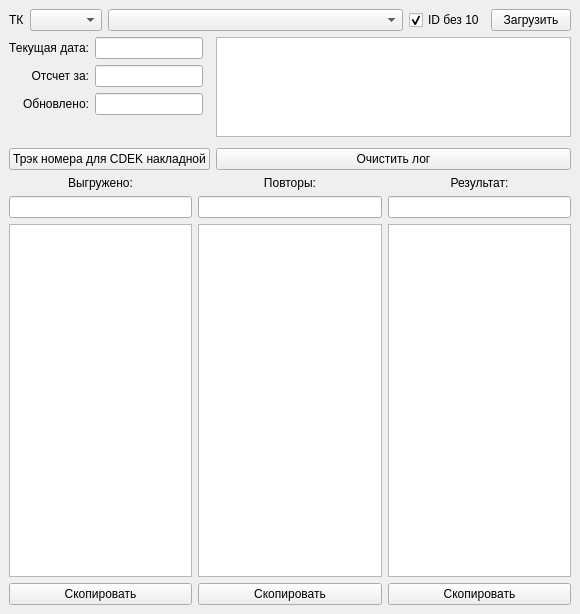
<?xml version="1.0" encoding="UTF-8"?>
<ui version="4.0">
 <class>MainWindow</class>
 <widget class="QMainWindow" name="MainWindow">
  <property name="geometry">
   <rect>
    <x>0</x>
    <y>0</y>
    <width>580</width>
    <height>614</height>
   </rect>
  </property>
  <property name="minimumSize">
   <size>
    <width>580</width>
    <height>614</height>
   </size>
  </property>
  <property name="windowTitle">
   <string>Менеджер отчетов ТК</string>
  </property>
  <widget class="QWidget" name="centralwidget">
   <layout class="QVBoxLayout" name="verticalLayout_4">
    <item>
     <layout class="QHBoxLayout" name="horizontalLayout_2">
      <property name="spacing">
       <number>6</number>
      </property>
      <property name="sizeConstraint">
       <enum>QLayout::SetDefaultConstraint</enum>
      </property>
      <item>
       <widget class="QLabel" name="label_6">
        <property name="text">
         <string>ТК</string>
        </property>
       </widget>
      </item>
      <item>
       <widget class="QComboBox" name="cb_tk"/>
      </item>
      <item>
       <widget class="QComboBox" name="cb_file">
        <property name="sizePolicy">
         <sizepolicy hsizetype="Expanding" vsizetype="Fixed">
          <horstretch>0</horstretch>
          <verstretch>0</verstretch>
         </sizepolicy>
        </property>
       </widget>
      </item>
      <item>
       <widget class="QCheckBox" name="chb_id10">
        <property name="text">
         <string>ID без 10</string>
        </property>
        <property name="checked">
         <bool>true</bool>
        </property>
       </widget>
      </item>
      <item>
       <widget class="QPushButton" name="btn_upload">
        <property name="text">
         <string>Загрузить</string>
        </property>
       </widget>
      </item>
     </layout>
    </item>
    <item>
     <layout class="QHBoxLayout" name="horizontalLayout_5"/>
    </item>
    <item>
     <layout class="QHBoxLayout" name="horizontalLayout_4">
      <property name="sizeConstraint">
       <enum>QLayout::SetDefaultConstraint</enum>
      </property>
      <item>
       <layout class="QVBoxLayout" name="verticalLayout_7">
        <item>
         <layout class="QFormLayout" name="formLayout">
          <property name="sizeConstraint">
           <enum>QLayout::SetDefaultConstraint</enum>
          </property>
          <property name="labelAlignment">
           <set>Qt::AlignRight|Qt::AlignTrailing|Qt::AlignVCenter</set>
          </property>
          <item row="0" column="0">
           <widget class="QLabel" name="label_4">
            <property name="text">
             <string>Текущая дата:</string>
            </property>
            <property name="alignment">
             <set>Qt::AlignRight|Qt::AlignTrailing|Qt::AlignVCenter</set>
            </property>
           </widget>
          </item>
          <item row="0" column="1">
           <widget class="QLineEdit" name="le_date">
            <property name="sizePolicy">
             <sizepolicy hsizetype="Fixed" vsizetype="Fixed">
              <horstretch>0</horstretch>
              <verstretch>0</verstretch>
             </sizepolicy>
            </property>
           </widget>
          </item>
          <item row="1" column="0">
           <widget class="QLabel" name="label_3">
            <property name="text">
             <string>Отсчет за:</string>
            </property>
            <property name="alignment">
             <set>Qt::AlignRight|Qt::AlignTrailing|Qt::AlignVCenter</set>
            </property>
           </widget>
          </item>
          <item row="1" column="1">
           <widget class="QLineEdit" name="le_report_date">
            <property name="sizePolicy">
             <sizepolicy hsizetype="Fixed" vsizetype="Fixed">
              <horstretch>0</horstretch>
              <verstretch>0</verstretch>
             </sizepolicy>
            </property>
           </widget>
          </item>
          <item row="2" column="0">
           <widget class="QLabel" name="label_7">
            <property name="text">
             <string>Обновлено:</string>
            </property>
            <property name="alignment">
             <set>Qt::AlignRight|Qt::AlignTrailing|Qt::AlignVCenter</set>
            </property>
           </widget>
          </item>
          <item row="2" column="1">
           <widget class="QLineEdit" name="le_last_repeats_date">
            <property name="sizePolicy">
             <sizepolicy hsizetype="Fixed" vsizetype="Fixed">
              <horstretch>0</horstretch>
              <verstretch>0</verstretch>
             </sizepolicy>
            </property>
           </widget>
          </item>
         </layout>
        </item>
        <item>
         <widget class="QPushButton" name="btn_make_invoice">
          <property name="text">
           <string>Трэк номера для CDEK накладной</string>
          </property>
         </widget>
        </item>
       </layout>
      </item>
      <item>
       <layout class="QVBoxLayout" name="verticalLayout_3">
        <item>
         <widget class="QPlainTextEdit" name="pe_log">
          <property name="sizePolicy">
           <sizepolicy hsizetype="Expanding" vsizetype="Maximum">
            <horstretch>0</horstretch>
            <verstretch>0</verstretch>
           </sizepolicy>
          </property>
          <property name="maximumSize">
           <size>
            <width>16777215</width>
            <height>100</height>
           </size>
          </property>
         </widget>
        </item>
        <item>
         <spacer name="verticalSpacer">
          <property name="orientation">
           <enum>Qt::Vertical</enum>
          </property>
          <property name="sizeType">
           <enum>QSizePolicy::Minimum</enum>
          </property>
          <property name="sizeHint" stdset="0">
           <size>
            <width>20</width>
            <height>5</height>
           </size>
          </property>
         </spacer>
        </item>
        <item>
         <widget class="QPushButton" name="btn_clean_log">
          <property name="text">
           <string>Очистить лог</string>
          </property>
         </widget>
        </item>
       </layout>
      </item>
     </layout>
    </item>
    <item>
     <layout class="QHBoxLayout" name="horizontalLayout">
      <property name="sizeConstraint">
       <enum>QLayout::SetMaximumSize</enum>
      </property>
      <item>
       <layout class="QVBoxLayout" name="verticalLayout">
        <item>
         <widget class="QLabel" name="label">
          <property name="text">
           <string>Выгружено:</string>
          </property>
          <property name="alignment">
           <set>Qt::AlignCenter</set>
          </property>
         </widget>
        </item>
        <item>
         <widget class="QLineEdit" name="le_uploaded"/>
        </item>
        <item>
         <widget class="QPlainTextEdit" name="pe_uploaded">
          <property name="readOnly">
           <bool>true</bool>
          </property>
         </widget>
        </item>
        <item>
         <widget class="QPushButton" name="btn_copy_uploaded">
          <property name="text">
           <string>Скопировать</string>
          </property>
         </widget>
        </item>
       </layout>
      </item>
      <item>
       <layout class="QVBoxLayout" name="verticalLayout_2">
        <item>
         <widget class="QLabel" name="label_2">
          <property name="text">
           <string>Повторы:</string>
          </property>
          <property name="alignment">
           <set>Qt::AlignCenter</set>
          </property>
         </widget>
        </item>
        <item>
         <widget class="QLineEdit" name="le_repeats"/>
        </item>
        <item>
         <widget class="QPlainTextEdit" name="pe_repeats">
          <property name="readOnly">
           <bool>true</bool>
          </property>
         </widget>
        </item>
        <item>
         <widget class="QPushButton" name="btn_copy_repeats">
          <property name="text">
           <string>Скопировать</string>
          </property>
         </widget>
        </item>
       </layout>
      </item>
      <item>
       <layout class="QVBoxLayout" name="verticalLayout_16">
        <item>
         <widget class="QLabel" name="label_5">
          <property name="text">
           <string>Результат:</string>
          </property>
          <property name="alignment">
           <set>Qt::AlignCenter</set>
          </property>
         </widget>
        </item>
        <item>
         <widget class="QLineEdit" name="le_result"/>
        </item>
        <item>
         <widget class="QPlainTextEdit" name="pe_result">
          <property name="readOnly">
           <bool>true</bool>
          </property>
         </widget>
        </item>
        <item>
         <widget class="QPushButton" name="btn_copy_result">
          <property name="text">
           <string>Скопировать</string>
          </property>
         </widget>
        </item>
       </layout>
      </item>
     </layout>
    </item>
   </layout>
  </widget>
 </widget>
 <resources/>
 <connections/>
</ui>
